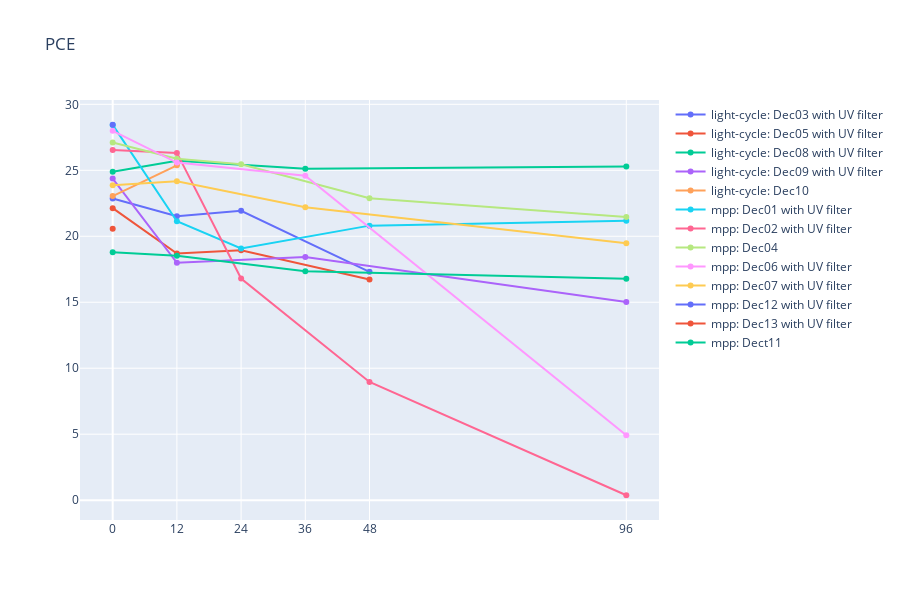

Notebook code for this chart:
### Markdown cell above
## Draw overall PCE chart

### Code cell
mf.draw_cell_PCE_overview(data)

### Figure 1 — Plotly figure (JSON) as saved in the notebook; plotly's stock layout.template omitted (floating-point values rounded to 4 significant figures)
{"data": [{"connectgaps": true, "line": {"shape": "linear"}, "mode": "lines+markers", "name": "light-cycle: Dec03 with UV filter", "type": "scatter", "x": [0, 12, 24, 36, 48, 96], "y": [22.86, 21.53, 21.93, null, 17.31, null]}, {"connectgaps": true, "line": {"shape": "linear"}, "mode": "lines+markers", "name": "light-cycle: Dec05 with UV filter", "type": "scatter", "x": [0, 12, 24, 36, 48, 96], "y": [22.13, 18.69, 18.93, null, 16.72, null]}, {"connectgaps": true, "line": {"shape": "linear"}, "mode": "lines+markers", "name": "light-cycle: Dec08 with UV filter", "type": "scatter", "x": [0, 12, 24, 36, 48, 96], "y": [24.89, 25.73, null, 25.12, null, 25.29]}, {"connectgaps": true, "line": {"shape": "linear"}, "mode": "lines+markers", "name": "light-cycle: Dec09 with UV filter", "type": "scatter", "x": [0, 12, 24, 36, 48, 96], "y": [24.37, 17.99, null, 18.43, null, 15.01]}, {"connectgaps": true, "line": {"shape": "linear"}, "mode": "lines+markers", "name": "light-cycle: Dec10", "type": "scatter", "x": [0, 12, 24, 36, 48, 96], "y": [23.05, 25.38, null, null, null, null]}, {"connectgaps": true, "line": {"shape": "linear"}, "mode": "lines+markers", "name": "mpp: Dec01 with UV filter", "type": "scatter", "x": [0, 12, 24, 36, 48, 96], "y": [28.44, 21.14, 19.08, null, 20.81, 21.17]}, {"connectgaps": true, "line": {"shape": "linear"}, "mode": "lines+markers", "name": "mpp: Dec02 with UV filter", "type": "scatter", "x": [0, 12, 24, 36, 48, 96], "y": [26.53, 26.32, 16.8, null, 8.961, 0.3735]}, {"connectgaps": true, "line": {"shape": "linear"}, "mode": "lines+markers", "name": "mpp: Dec04", "type": "scatter", "x": [0, 12, 24, 36, 48, 96], "y": [27.1, 25.88, 25.46, null, 22.88, 21.46]}, {"connectgaps": true, "line": {"shape": "linear"}, "mode": "lines+markers", "name": "mpp: Dec06 with UV filter", "type": "scatter", "x": [0, 12, 24, 36, 48, 96], "y": [27.99, 25.59, null, 24.58, null, 4.922]}, {"connectgaps": true, "line": {"shape": "linear"}, "mode": "lines+markers", "name": "mpp: Dec07 with UV filter", "type": "scatter", "x": [0, 12, 24, 36, 48, 96], "y": [23.86, 24.18, null, 22.2, null, 19.46]}, {"connectgaps": true, "line": {"shape": "linear"}, "mode": "lines+markers", "name": "mpp: Dec12 with UV filter", "type": "scatter", "x": [0, 12, 24, 36, 48, 96], "y": [28.45, null, null, null, null, null]}, {"connectgaps": true, "line": {"shape": "linear"}, "mode": "lines+markers", "name": "mpp: Dec13 with UV filter", "type": "scatter", "x": [0, 12, 24, 36, 48, 96], "y": [20.58, null, null, null, null, null]}, {"connectgaps": true, "line": {"shape": "linear"}, "mode": "lines+markers", "name": "mpp: Dect11", "type": "scatter", "x": [0, 12, 24, 36, 48, 96], "y": [18.79, 18.53, null, 17.34, null, 16.77]}], "layout": {"height": 600, "title": {"text": "PCE"}, "xaxis": {"tickmode": "array", "tickvals": [0, 12, 24, 36, 48, 96]}}}
